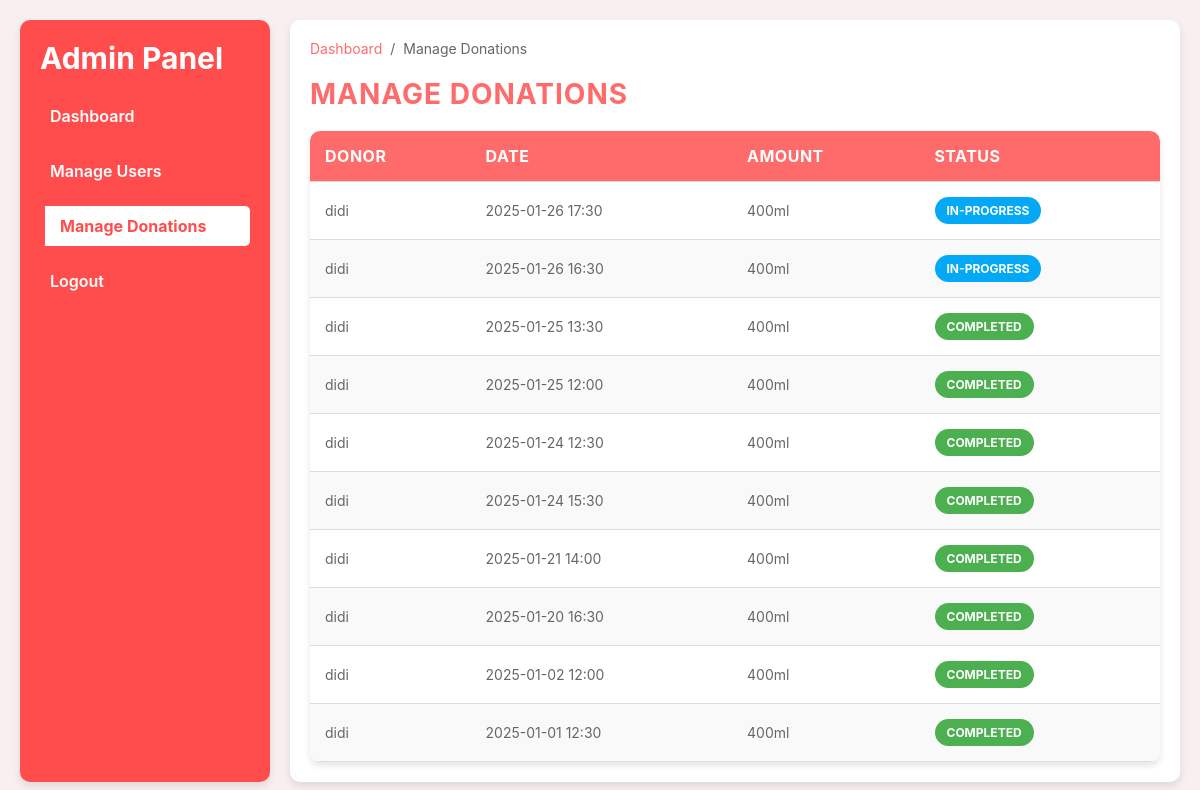
/admin/donations (signed in), run on an earlier commit of the app's database.
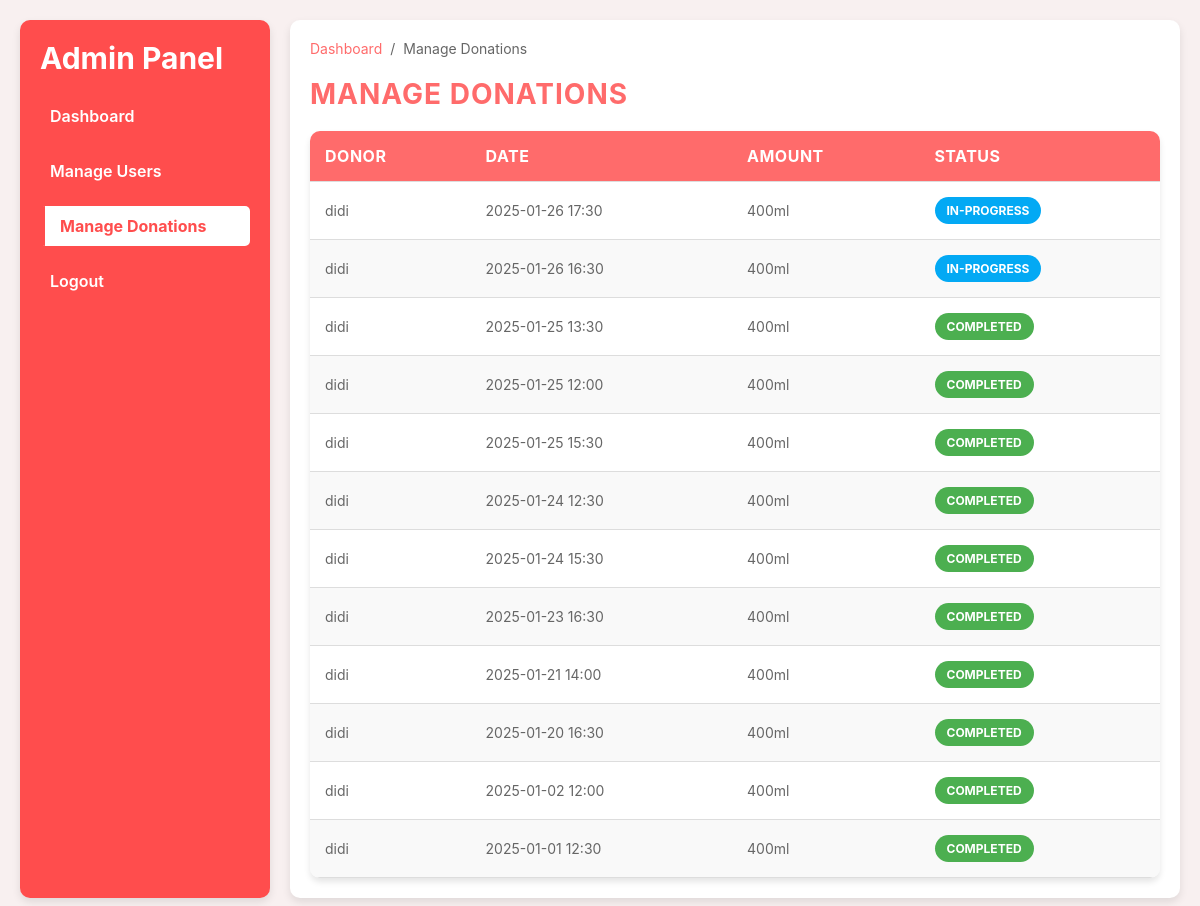
And on a later commit of the database.
### tables this page shows
CREATE TABLE appointments (
    appointment_id INTEGER PRIMARY KEY AUTOINCREMENT,
    user_id INTEGER NOT NULL,
    date DATE NOT NULL,
    time TIME NOT NULL,
    hospital_name TEXT NOT NULL,
    blood_type TEXT NOT NULL,
    FOREIGN KEY (user_id) REFERENCES users (id)
    );

CREATE TABLE users (
        id INTEGER PRIMARY KEY AUTOINCREMENT,
        full_name TEXT NOT NULL,
        username TEXT UNIQUE NOT NULL,
        email TEXT UNIQUE NOT NULL,
        password TEXT NOT NULL 
    , is_admin BOOLEAN DEFAULT 0);

### app.py (the view)
@app.route('/admin/donations')
def admin_donations():
    if not session.get('logged_in') or not session.get('is_admin'):
        flash("Access Denied. Admins Only!", "danger")
        return redirect(url_for('login'))
    conn = get_db_connection()
    cursor = conn.cursor()
    cursor.execute("""
        SELECT
            u.username AS donor,
            a.date,
            a.time,
            '400ml' AS amount,
            CASE
                WHEN a.date < DATE('now') THEN 'Completed'
                WHEN a.date = DATE('now') THEN 'In-progress'
                ELSE 'Pending'
            END AS status
        FROM appointments a
        JOIN users u ON a.user_id = u.id
        ORDER BY a.date DESC
    """)
    donations = cursor.fetchall()
    conn.close()
    return render_template('donations.html', donations=donations)

### app.py (called while the page is built)
def get_db_connection():
    try:
        conn = sqlite3.connect('database.db')  # Adjust path if necessary
        conn.row_factory = sqlite3.Row  # Enable dictionary-like row access
        return conn
    except sqlite3.Error as e:
        print(f"Error connecting to database: {e}")
        return None

### templates/donations.html (shortened to what this page needs)
<!DOCTYPE html>
<html lang="en">
<head>
    <link rel="stylesheet" href="{{ url_for('static', filename='css/styles-donations.css') }}">
</head>
<body>
    <aside class="sidebar">
        <div class="sidebar-header">
            <h2>Admin Panel</h2>
        </div>
        <ul class="sidebar-menu">
            <li><a href="{{ url_for('admin_dashboard') }}">Dashboard</a></li>
            <li><a href="{{ url_for('admin_users') }}">Manage Users</a></li>
            <li><a href="{{ url_for('admin_donations') }}" class="active">Manage Donations</a></li>
            <li><a href="{{ url_for('logout') }}">Logout</a></li>
        </ul>
    </aside>
    <main class="main-content">
        <nav class="breadcrumb">
            <a href="{{ url_for('admin_dashboard') }}">Dashboard</a> /
            <span>Manage Donations</span>
        </nav>
        <h1>Manage Donations</h1>
        <table>
            <thead>
                <tr>
                    <th>Donor</th>
                    <th>Date</th>
                    <th>Amount</th>
                    <th>Status</th>
                </tr>
            </thead>
            <tbody>
                {% for donation in donations %}
                <tr>
                    <td>{{ donation['donor'] }}</td>
                    <td>{{ donation['date'] }} {{ donation['time'] }}</td>
                    <td>{{ donation['amount'] }}</td>
                    <td>
                        <span class="status-badge {{ donation['status']|lower }}">{{ donation['status'] }}</span>
                    </td>
                </tr>
                {% endfor %}
            </tbody>
        </table>
    </main>
</body>
</html>

### static/css/styles-donations.css (style rules this page uses)
* { box-sizing: border-box; margin: 0; padding: 0; font-family: -apple-system, BlinkMacSystemFont, "Segoe UI", Roboto, sans-serif; }
body { margin: 0; padding: 20px; background-color: #f8f0f0; color: #333; display: flex; }
.sidebar { width: 250px; background-color: #ff4d4d; color: white; padding: 20px; font-weight: 600; border-radius: 10px; box-shadow: 0 4px 8px rgba(0, 0, 0, 0.1); }
.sidebar-header { font-size: 20px; font-weight: bold; margin-bottom: 20px; }
.sidebar-menu { list-style: none; padding: 0; }
.sidebar-menu li { margin: 15px 0; }
.sidebar-menu li a { color: white; text-decoration: none; font-size: 16px; padding: 10px; border-radius: 5px; display: block; transition: all 0.3s ease; }
.sidebar-menu li a.active { background-color: white; color: #ff4d4d; font-weight: bold; border-left: 5px solid #ff4d4d; padding-left: 15px; }
.breadcrumb { font-size: 14px; margin-bottom: 20px; color: #666; display: flex; align-items: center; gap: 8px; }
.breadcrumb a { color: #ff6b6b; text-decoration: none; }
.main-content { flex-grow: 1; margin-left: 20px; padding: 20px; background-color: white; border-radius: 10px; box-shadow: 0 4px 8px rgba(0, 0, 0, 0.1); }
h1 { margin-bottom: 20px; font-size: 28px; color: #ff6b6b; text-transform: uppercase; letter-spacing: 1px; }
table { width: 100%; border-collapse: collapse; margin-top: 20px; background-color: white; border-radius: 10px; box-shadow: 0 4px 6px rgba(0, 0, 0, 0.1); overflow: hidden; }
table th, table td { padding: 15px; text-align: left; border-bottom: 1px solid #ddd; font-size: 14px; }
table th { background-color: #ff6b6b; color: white; font-size: 16px; text-transform: uppercase; letter-spacing: 0.5px; }
table tbody tr:nth-child(even) { background-color: #f9f9f9; }
table tbody td { font-size: 14px; color: #666; }
.status-badge { display: inline-block; padding: 6px 12px; border-radius: 20px; font-size: 12px; font-weight: bold; text-transform: uppercase; color: white; }
.status-badge.completed { background-color: #4caf50; }
.status-badge.in-progress { background-color: #03a9f4; }

What changed in the data, as far as the page shows it:
added appointments: donor "didi", date "2025-01-25", time "15:30", amount "400ml", status "COMPLETED"
added appointments: donor "didi", date "2025-01-23", time "16:30", amount "400ml", status "COMPLETED"
